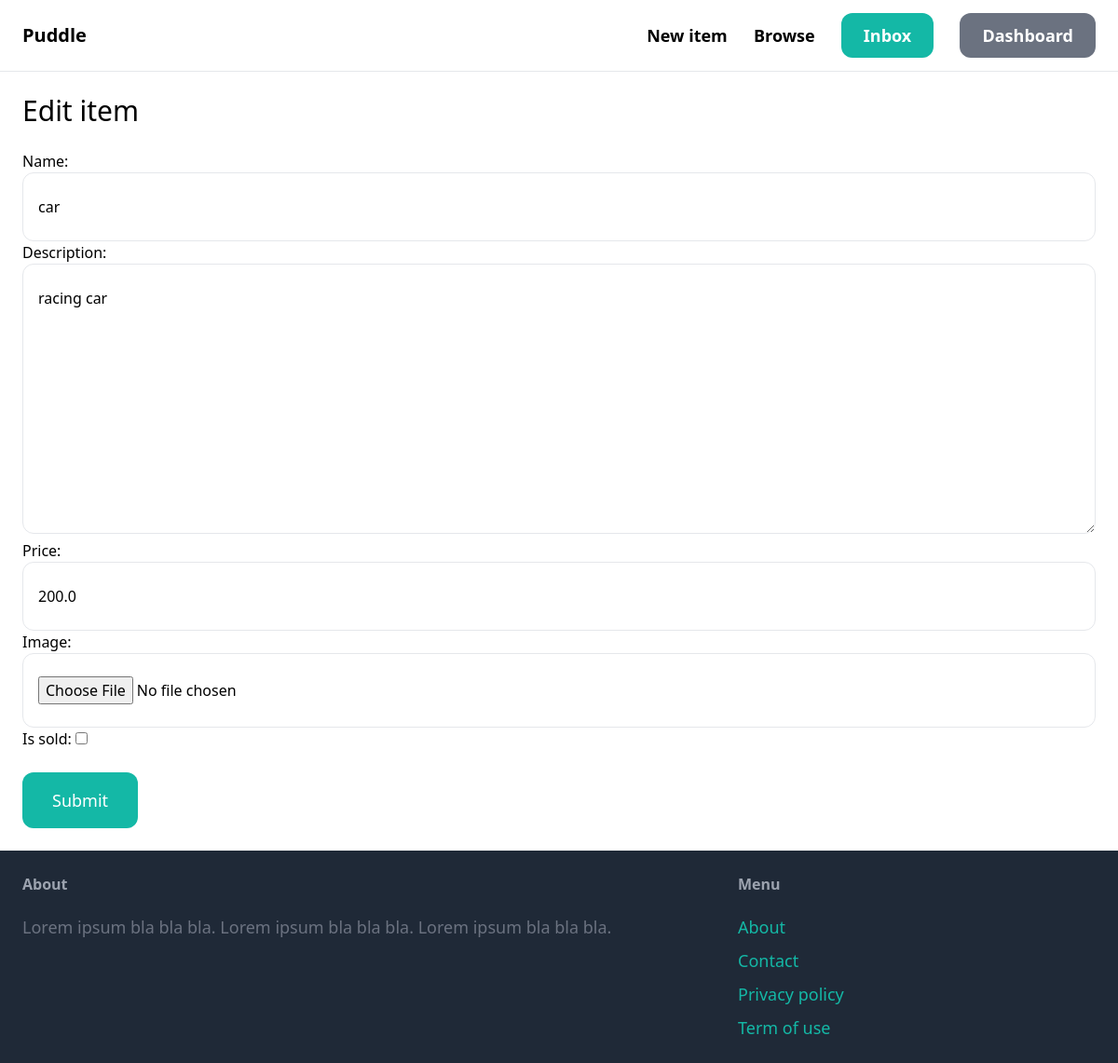
The page /items/3/edit/ (signed in) on the database its author committed.
### items/models.py (models this page shows, shortened)
class Item(models.Model):
    category = models.ForeignKey(Category, on_delete=models.CASCADE, related_name="items")
    name = models.CharField(max_length=225)
    description = models.TextField(blank=True, null=True)
    price = models.FloatField()
    image = models.ImageField(upload_to='item_images', blank=True, null=True)
    is_sold = models.BooleanField(default=False)
    created_by = models.ForeignKey(User, on_delete=models.CASCADE, related_name='items')
    created_at = models.DateTimeField(auto_now_add=True)

### items/views.py (the view)
# urls.py: path("<int:pk>/edit/", edit, name='edit'),
@login_required
def edit(request, pk):
    item = get_object_or_404(Item, pk=pk, created_by=request.user)
    if request.method == 'POST':
        form = EditItemForm(request.POST, request.FILES, instance=item)
        if form.is_valid():
            form.save()
            return redirect('items:detail', pk=item.id)
    else:
        form = EditItemForm(instance=item)
    return render(request, 'item/form.html', {
        'form': form,
        'title': 'Edit item',
    })

### items/forms.py
class EditItemForm(forms.ModelForm):
    class Meta:
        model = Item
        fields = ( "name", 'description', 'price', "image","is_sold")
        widgets={
            'name':forms.TextInput(attrs={
                'class':INPUT_CLASSES
            }),
            'description':forms.Textarea(attrs={
                'class':INPUT_CLASSES
            }),
            'price':forms.TextInput(attrs={
                'class':INPUT_CLASSES
            }),
            'image':forms.FileInput(attrs={
                'class':INPUT_CLASSES
            }),
        }

### templates/item/form.html (shortened to what this page needs)
{% extends 'core/base.html' %}
{% block body %}
<h1  class="mb-6 text-3xl">{{title}}</h1>
<form method="POST" action="." enctype="multipart/form-data">
    {{form.as_p}}
    <button class="mt-6 py-4 px-8 text-lg bg-teal-500 hovor:bg-teal-700 rounded-xl text-white">Submit</button>
</form>
{% endblock body %}

### rows shown on the page
Item: name "car", description "racing car", price "200.0"

### other values the page prints
{{ title }} "Edit item"
